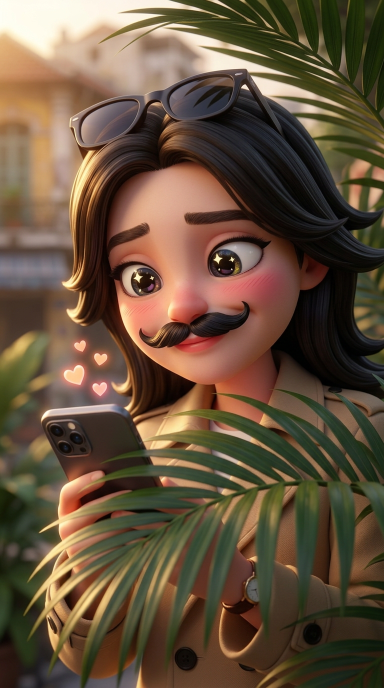
#> input picture projects/snap-saigon-drop/pi_job/part2/raw/s04.png, 768 x 1376 px (shown at 1/2 size)
$ python make_ui.py
#> lines starting #> are read from the running program, lines starting #| are printed output that depends on the picture
from PIL import Image,ImageDraw,ImageFont,ImageFilter
W,H=540,960;FB="/usr/share/fonts/opentype/inter/Inter-Bold.otf";FR="/usr/share/fonts/opentype/inter/Inter-Medium.otf"
def F(s,b=True):return ImageFont.truetype(FB if b else FR,s)
def phone(bg,title,top_bg,fn,body,base):
#> called with bg = (255, 255, 255), title = 'J', top_bg = (255, 90, 110), fn = 'u1', base = 'raw/s04.png'
  im=Image.open(base).convert("RGB").resize((W,H)).filter(ImageFilter.GaussianBlur(14));d=ImageDraw.Draw(im,"RGBA");px,py,pw,ph=70,70,400,820
  d.rounded_rectangle((px-10,py-10,px+pw+10,py+ph+10),46,fill=(20,20,24));d.rounded_rectangle((px,py,px+pw,py+ph),38,fill=bg)
  d.rounded_rectangle((px,py,px+pw,py+86),38,fill=top_bg);d.rectangle((px,py+50,px+pw,py+86),fill=top_bg);d.text((px+24,py+30),title,font=F(22),fill="white");d.text((px+pw-74,py+12),"15:12",font=F(15),fill="white")
  body(d,px,py+100,pw);im.save(f"img/{fn}.jpg",quality=86)
def bub(d,x,y,w,txt,mine,cm=(220,248,198),ct=(255,255,255)):
#> called with x = 70, y = 190, w = 400, txt = 'J: thinking about you at work ;)', mine = False, cm = (220, 248, 198), ct = (242, 242, 246)
  f=F(19,False);lines=[];line=""
  for wd in txt.split():
    if d.textlength((line+" "+wd).strip(),font=f)>w-150:lines.append(line);line=wd
    else:line=(line+" "+wd).strip()
  lines.append(line);bw=max(d.textlength(l,font=f) for l in lines)+30;bh=len(lines)*26+18;bx=x+w-bw-16 if mine else x+16
  d.rounded_rectangle((bx,y,bx+bw,y+bh),14,fill=cm if mine else ct)
  for i,l in enumerate(lines):d.text((bx+15,y+9+i*26),l,font=f,fill=(20,20,20))
  return y+bh+12
def u1(d,x,y,w):
  yy=y+20;yy=bub(d,x,yy,w,"J: thinking about you at work ;)",False,ct=(242,242,246))
  d.rounded_rectangle((x+20,yy+30,x+w-20,yy+110),24,fill=(255,199,39));d.text((x+40,yy+42),"Hân, thinking…",font=F(15),fill=(30,22,84));d.text((x+40,yy+68),"he's so thoughtful.",font=F(24),fill=(30,22,84))
phone((255,255,255),"J",(255,90,110),"u1",u1,"raw/s04.png")
#> call 2 of phone, with bg = (236, 229, 221), title = 'Trâm', top_bg = (7, 94, 84), fn = 'u2', base = 'raw/s09.png'
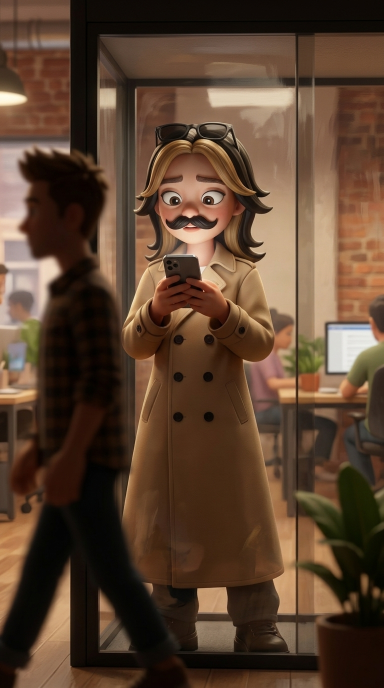
#> input picture projects/snap-saigon-drop/pi_job/part2/raw/s09.png, 768 x 1376 px (shown at 1/2 size)
def u2(d,x,y,w):
#> called with x = 70, y = 170, w = 400
  yy=y+20
  for t in["got the photos! thank you!!","wait… is he on his phone?","who is he texting?","is he with anyone?"]:yy=bub(d,x,yy,w,t,False)
  d.text((x+16,yy+6),"Trâm is typing…",font=F(15,False),fill=(37,160,90))
phone((236,229,221),"Trâm",(7,94,84),"u2",u2,"raw/s09.png")
#> in phone (call 2), `body(d, px, py + 100, pw)`:
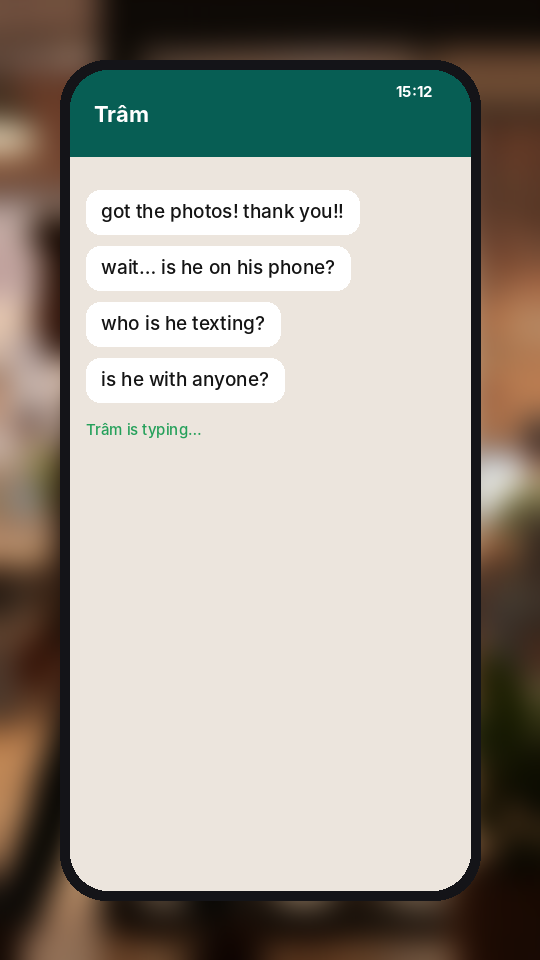
#> saved as u2.jpg: PIL image 540x960 RGB; mean R, G, B 162.3, 157.5, 147.9
#> call 3 of phone, with bg = (255, 255, 255), title = 'J', top_bg = (255, 90, 110), fn = 'u3', base = 'raw/s12.png'
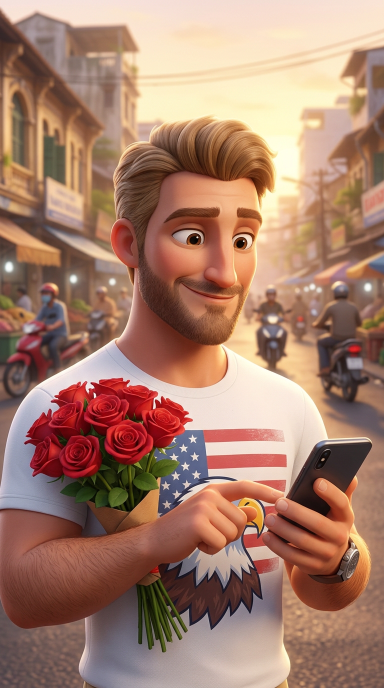
#> input picture projects/snap-saigon-drop/pi_job/part2/raw/s12.png, 768 x 1376 px (shown at 1/2 size)
def u3(d,x,y,w):
  yy=y+20;yy=bub(d,x,yy,w,"J: can't wait to see you tonight",False,ct=(242,242,246))
  yy=bub(d,x,yy,w,"J: wear something nice",False,ct=(242,242,246))
  d.rounded_rectangle((x+20,yy+30,x+w-20,yy+110),24,fill=(255,199,39));d.text((x+40,yy+42),"Hân, thinking…",font=F(15),fill=(30,22,84));d.text((x+40,yy+68),"ok J. you're ON.",font=F(24),fill=(30,22,84))
phone((255,255,255),"J",(255,90,110),"u3",u3,"raw/s12.png")
#> in phone (call 3), `body(d, px, py + 100, pw)`:
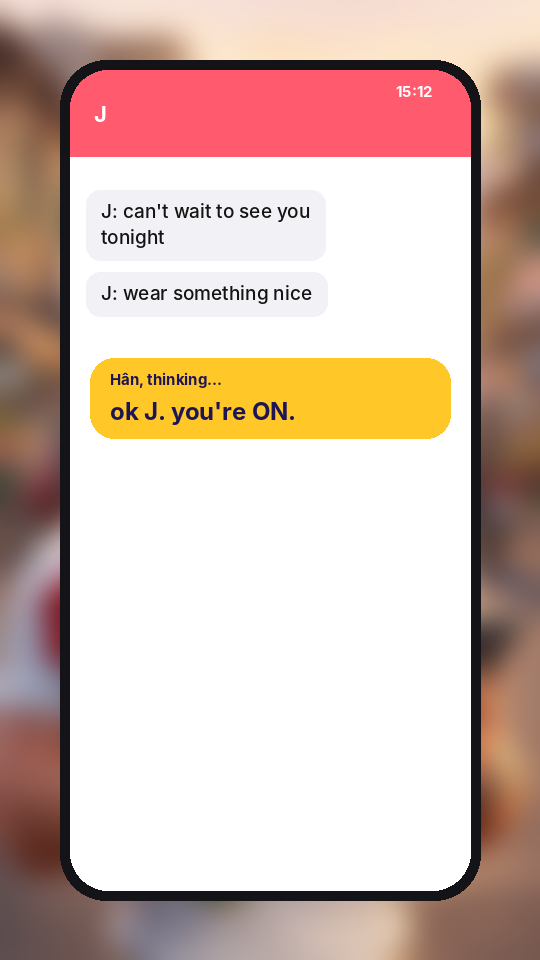
#> saved as u3.jpg: PIL image 540x960 RGB; mean R, G, B 211.8, 187.9, 177
#> call 4 of phone, with bg = (236, 229, 221), title = 'snapsaigon.com', top_bg = (30, 22, 84), fn = 'u4', base = 'raw/s02.png'
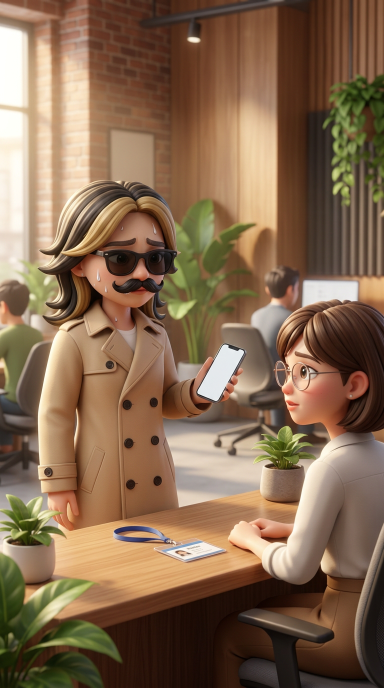
#> input picture projects/snap-saigon-drop/pi_job/part2/raw/s02.png, 768 x 1376 px (shown at 1/2 size)
#> in phone (call 4), `im = Image.open(base).convert('RGB').resize((W, H)).filter(ImageFilter`:
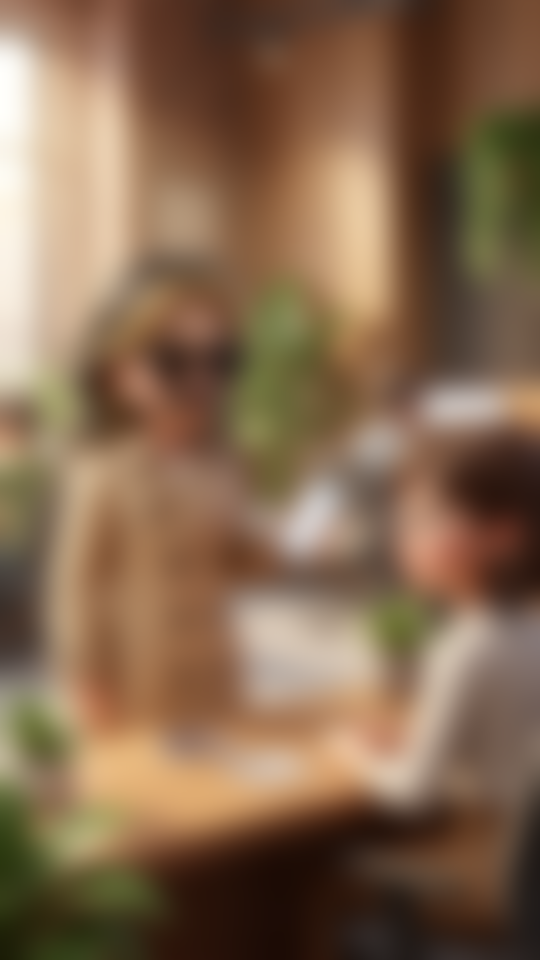
#> im: PIL image 540x960 RGB; mean R, G, B 132.9, 105.2, 80
def u4(d,x,y,w):
#> called with x = 70, y = 170, w = 400
  d.rounded_rectangle((x+20,y+30,x+w-20,y+500),22,fill=(255,255,255))
  d.text((x+44,y+56),"snapsaigon.com",font=F(22),fill=(30,22,84))
  d.rounded_rectangle((x+44,y+110,x+w-44,y+200),16,fill=(232,246,236));d.text((x+64,y+128),"Booking extended",font=F(26),fill=(31,138,76));d.text((x+64,y+166),"+2 hours · paid by Trâm",font=F(18,False),fill=(60,110,80))
  for i,(k,v) in enumerate([("Time","6:00 pm - 8:00 pm"),("Snapper","Hân"),("Note","\"please, one more shift\"")]):
    d.text((x+44,y+240+i*58),k,font=F(16,False),fill=(120,120,130));d.text((x+190,y+240+i*58),v,font=F(20),fill=(30,22,84))
phone((236,229,221),"snapsaigon.com",(30,22,84),"u4",u4,"raw/s02.png")
#> in phone (call 4), `body(d, px, py + 100, pw)`:
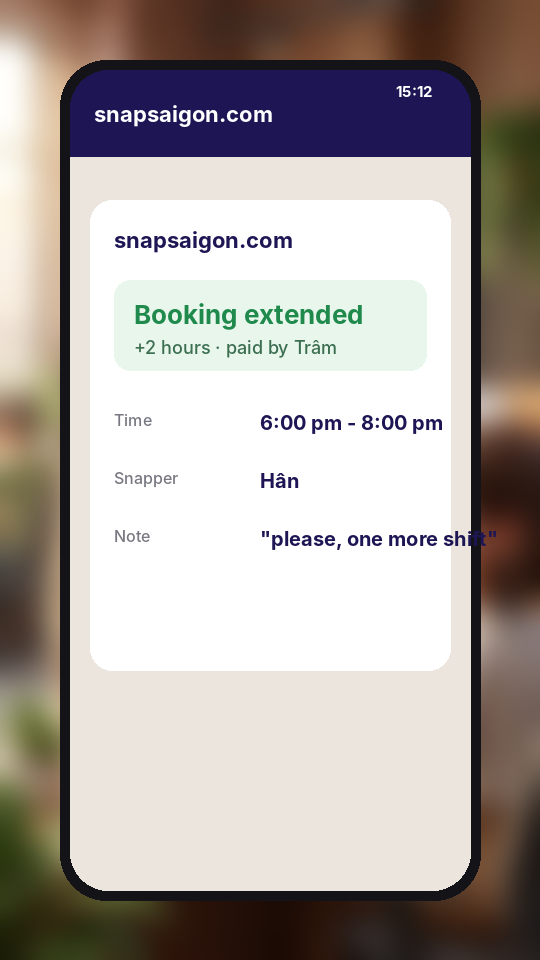
#> saved as u4.jpg: PIL image 540x960 RGB; mean R, G, B 175, 167.8, 163.2
print("ok")
